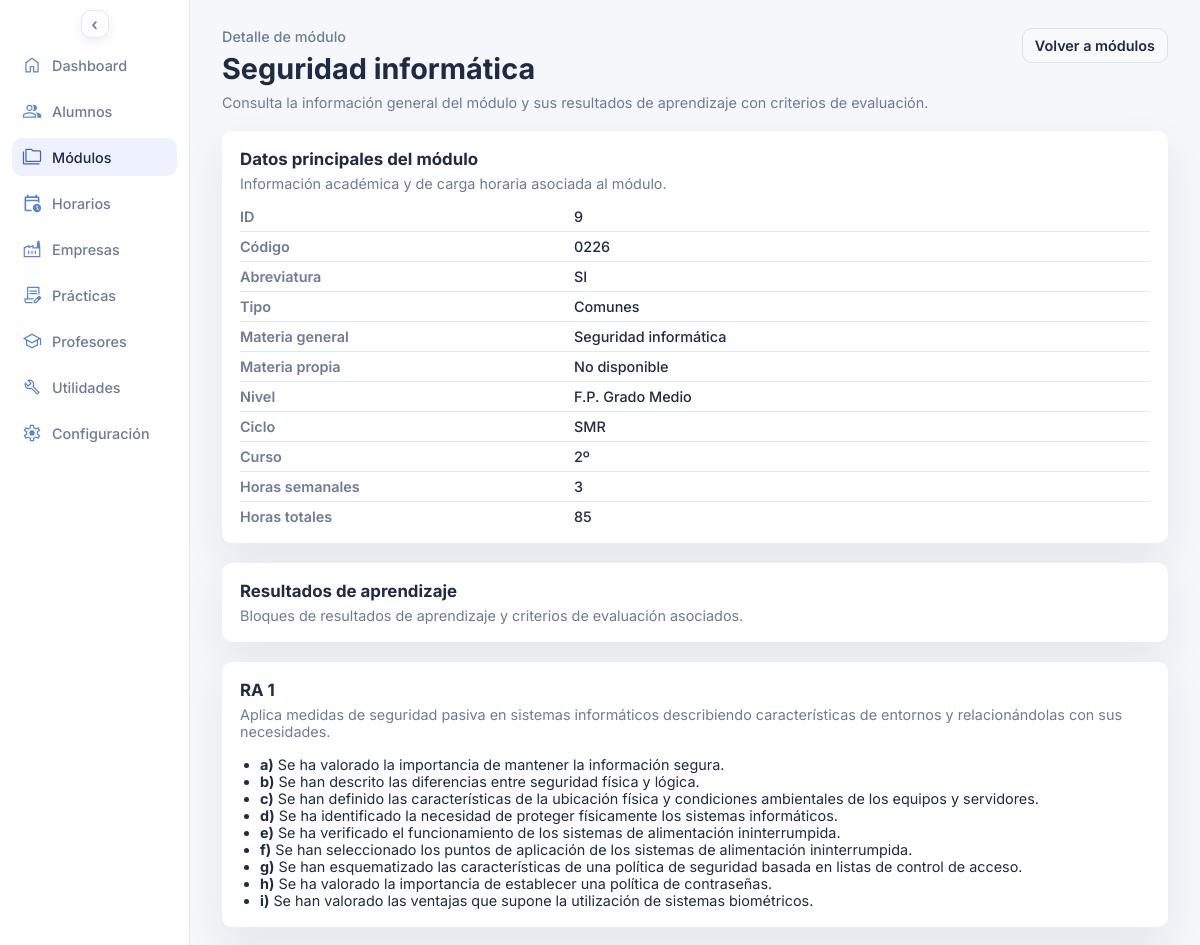
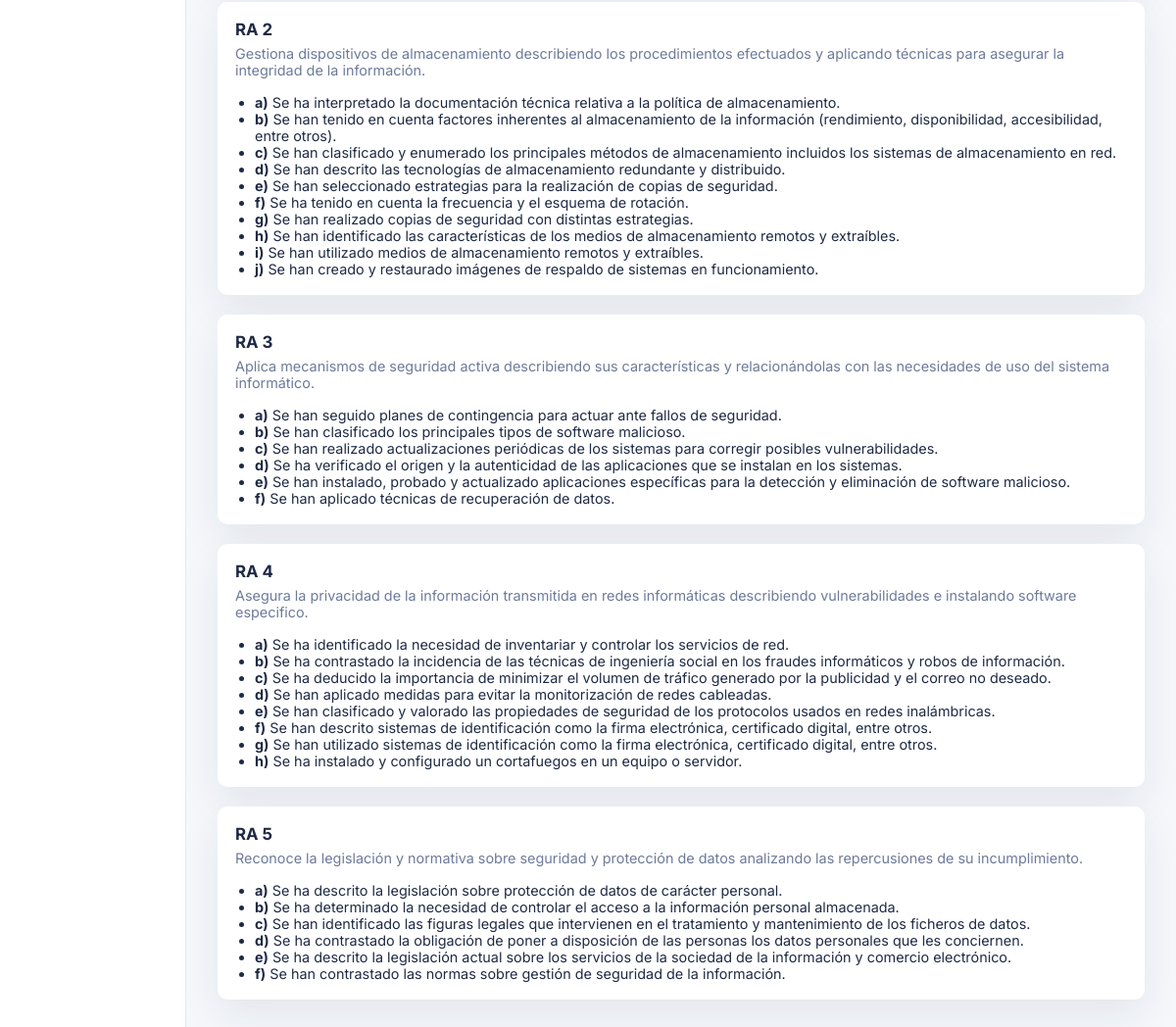
The page /modulo_detalle.php?id_modulo=9 on the database its author committed (2 pictures, top to bottom).
### tables this page shows
CREATE TABLE `modulos` (
  `id_modulo` int UNSIGNED NOT NULL,
  `id_nivel` int UNSIGNED DEFAULT NULL,
  `id_ciclo` int UNSIGNED DEFAULT NULL,
  `id_curso` int UNSIGNED DEFAULT NULL,
  `codigo` varchar(8) NOT NULL,
  `abreviatura` varchar(8) NOT NULL,
  `tipo` varchar(60) NOT NULL,
  `materia_general` varchar(60) NOT NULL,
  `materia_propia` varchar(60) NOT NULL,
  `horas_semanales` tinyint UNSIGNED NOT NULL DEFAULT '0',
  `horas_totales` smallint UNSIGNED NOT NULL DEFAULT '0'
);

CREATE TABLE `niveles` (
  `id_nivel` int UNSIGNED NOT NULL,
  `nivel` varchar(60) NOT NULL
);

CREATE TABLE `ciclos` (
  `id_ciclo` int UNSIGNED NOT NULL,
  `ciclo` varchar(60) NOT NULL,
  `abreviatura` varchar(60) NOT NULL,
  `codigo` varchar(10) NOT NULL,
  `grado` enum('Básico','Medio','Superior') NOT NULL
);

CREATE TABLE `cursos` (
  `id_curso` int UNSIGNED NOT NULL,
  `curso` varchar(60) NOT NULL
);

CREATE TABLE `resultados_aprendizaje` (
  `id_ra` int UNSIGNED NOT NULL,
  `id_modulo` int UNSIGNED NOT NULL,
  `numero` int UNSIGNED NOT NULL,
  `descripcion` text NOT NULL
);

CREATE TABLE `criterios_evaluacion` (
  `id_ce` int UNSIGNED NOT NULL,
  `id_ra` int UNSIGNED NOT NULL,
  `codigo` char(1) NOT NULL,
  `descripcion` text NOT NULL
);

### modulo_detalle.php (the view, shortened to what this page needs)
<?php
$pdo = db();
$id_modulo = isset($_GET['id_modulo']) ? (int) $_GET['id_modulo'] : 0;
function format_value($value, string $fallback = 'No disponible'): string {
  if ($value === null || $value === '') {
    return $fallback;
  }
  return (string) $value;
}
$module = null;
$learning_results = [];
$criteria_by_ra = [];
if ($id_modulo > 0) {
  $module_stmt = $pdo->prepare(
    'SELECT m.*, n.nivel, c.abreviatura AS ciclo_abreviatura, cu.curso
     FROM modulos m
     LEFT JOIN niveles n ON n.id_nivel = m.id_nivel
     LEFT JOIN ciclos c ON c.id_ciclo = m.id_ciclo
     LEFT JOIN cursos cu ON cu.id_curso = m.id_curso
     WHERE m.id_modulo = :id_modulo'
  );
  $module_stmt->execute(['id_modulo' => $id_modulo]);
  $module = $module_stmt->fetch();
}
if ($module) {
  $learning_results_stmt = $pdo->prepare(
    'SELECT id_ra, numero, descripcion
     FROM resultados_aprendizaje
     WHERE id_modulo = :id_modulo
     ORDER BY numero, id_ra'
  );
  $learning_results_stmt->execute(['id_modulo' => $id_modulo]);
  $learning_results = $learning_results_stmt->fetchAll();
  $criteria_stmt = $pdo->prepare(
    'SELECT ce.id_ce, ce.id_ra, ce.codigo, ce.descripcion
     FROM criterios_evaluacion ce
     INNER JOIN resultados_aprendizaje ra ON ra.id_ra = ce.id_ra
     WHERE ra.id_modulo = :id_modulo
     ORDER BY ra.numero, ce.codigo, ce.id_ce'
  );
  $criteria_stmt->execute(['id_modulo' => $id_modulo]);
  foreach ($criteria_stmt->fetchAll() as $criterion) {
    $ra_id = (int) $criterion['id_ra'];
    if (!isset($criteria_by_ra[$ra_id])) {
      $criteria_by_ra[$ra_id] = [];
    }
    $criteria_by_ra[$ra_id][] = $criterion;
  }
}
$module_name = 'Módulo no encontrado';
if ($module) {
  $materia_propia = trim((string) ($module['materia_propia'] ?? ''));
  $materia_general = trim((string) ($module['materia_general'] ?? ''));
  $module_name = $materia_propia !== '' ? $materia_propia : ($materia_general !== '' ? $materia_general : 'Módulo sin nombre');
}
?>
<!DOCTYPE html>
<html lang="es">
<head>
  <link rel="stylesheet" href="assets/styles.css">
</head>
<body>
  <div class="page">
    <?php require __DIR__ . '/includes/sidebar.php'; ?>
    <main class="content">
      <header class="header">
        <div>
          <p class="eyebrow">Detalle de módulo</p>
          <h1><?php echo htmlspecialchars($module_name, ENT_QUOTES, 'UTF-8'); ?></h1>
          <p class="subheading">Consulta la información general del módulo y sus resultados de aprendizaje con criterios de evaluación.</p>
        </div>
        <div class="header-actions">
          <a class="ghost-button" href="modulos.php">Volver a módulos</a>
        </div>
      </header>
      <?php if (!$module): ?>
        <section class="panel">
          <div class="panel-header">
            <h3>Módulo no encontrado</h3>
            <p>No hemos podido localizar el módulo solicitado. Comprueba el enlace y vuelve al listado de módulos.</p>
          </div>
          <div class="panel-grid">
            <a class="ghost-button" href="modulos.php">Volver a módulos</a>
          </div>
        </section>
      <?php else: ?>
        <section class="panel">
          <div class="panel-header">
            <h3>Datos principales del módulo</h3>
            <p>Información académica y de carga horaria asociada al módulo.</p>
          </div>
          <div class="practica-detalle-campos">
            <div class="practica-detalle-campo">
              <span class="practica-detalle-campo-etiqueta">ID</span>
              <span class="practica-detalle-campo-valor"><?php echo htmlspecialchars((string) $module['id_modulo'], ENT_QUOTES, 'UTF-8'); ?></span>
            </div>
            <div class="practica-detalle-campo">
              <span class="practica-detalle-campo-etiqueta">Código</span>
              <span class="practica-detalle-campo-valor"><?php echo htmlspecialchars(format_value($module['codigo']), ENT_QUOTES, 'UTF-8'); ?></span>
            </div>
            <div class="practica-detalle-campo">
              <span class="practica-detalle-campo-etiqueta">Abreviatura</span>
              <span class="practica-detalle-campo-valor"><?php echo htmlspecialchars(format_value($module['abreviatura']), ENT_QUOTES, 'UTF-8'); ?></span>
            </div>
            <div class="practica-detalle-campo">
              <span class="practica-detalle-campo-etiqueta">Tipo</span>
              <span class="practica-detalle-campo-valor"><?php echo htmlspecialchars(format_value($module['tipo']), ENT_QUOTES, 'UTF-8'); ?></span>
            </div>
            <div class="practica-detalle-campo">
              <span class="practica-detalle-campo-etiqueta">Materia general</span>
              <span class="practica-detalle-campo-valor"><?php echo htmlspecialchars(format_value($module['materia_general']), ENT_QUOTES, 'UTF-8'); ?></span>
            </div>
            <div class="practica-detalle-campo">
              <span class="practica-detalle-campo-etiqueta">Materia propia</span>
              <span class="practica-detalle-campo-valor"><?php echo htmlspecialchars(format_value($module['materia_propia']), ENT_QUOTES, 'UTF-8'); ?></span>
            </div>
            <div class="practica-detalle-campo">
              <span class="practica-detalle-campo-etiqueta">Nivel</span>
              <span class="practica-detalle-campo-valor"><?php echo htmlspecialchars(format_value($module['nivel']), ENT_QUOTES, 'UTF-8'); ?></span>
            </div>
            <div class="practica-detalle-campo">
              <span class="practica-detalle-campo-etiqueta">Ciclo</span>
              <span class="practica-detalle-campo-valor"><?php echo htmlspecialchars(format_value($module['ciclo_abreviatura']), ENT_QUOTES, 'UTF-8'); ?></span>
            </div>
            <div class="practica-detalle-campo">
              <span class="practica-detalle-campo-etiqueta">Curso</span>
              <span class="practica-detalle-campo-valor"><?php echo htmlspecialchars(format_value($module['curso']), ENT_QUOTES, 'UTF-8'); ?></span>
            </div>
            <div class="practica-detalle-campo">
              <span class="practica-detalle-campo-etiqueta">Horas semanales</span>
              <span class="practica-detalle-campo-valor"><?php echo htmlspecialchars(format_value($module['horas_semanales']), ENT_QUOTES, 'UTF-8'); ?></span>
            </div>
            <div class="practica-detalle-campo">
              <span class="practica-detalle-campo-etiqueta">Horas totales</span>
              <span class="practica-detalle-campo-valor"><?php echo htmlspecialchars(format_value($module['horas_totales']), ENT_QUOTES, 'UTF-8'); ?></span>
            </div>
          </div>
        </section>
        <section class="panel">
          <div class="panel-header">
            <h3>Resultados de aprendizaje</h3>
            <p>Bloques de resultados de aprendizaje y criterios de evaluación asociados.</p>
          </div>
        </section>
        <?php if (!$learning_results): ?>
          <section class="panel">
            <div class="panel-header">
              <h3>Sin resultados de aprendizaje</h3>
              <p>Este módulo no tiene resultados de aprendizaje registrados.</p>
            </div>
          </section>
        <?php else: ?>
          <?php foreach ($learning_results as $ra): ?>
            <?php
              $ra_id = (int) $ra['id_ra'];
              $criteria = $criteria_by_ra[$ra_id] ?? [];
              $ra_number = (string) ($ra['numero'] ?? '');
            ?>
            <section class="panel">
              <div class="panel-header">
                <h3>RA <?php echo htmlspecialchars($ra_number !== '' ? $ra_number : '-', ENT_QUOTES, 'UTF-8'); ?></h3>
                <p><?php echo nl2br(htmlspecialchars(format_value($ra['descripcion']), ENT_QUOTES, 'UTF-8')); ?></p>
              </div>
              <div class="panel-grid">
                <?php if (!$criteria): ?>
                  <p>No hay criterios de evaluación asociados a este resultado de aprendizaje.</p>
                <?php else: ?>
                  <ul>
                    <?php foreach ($criteria as $criterion): ?>
                      <?php $codigo = trim((string) ($criterion['codigo'] ?? '')); ?>
                      <li>
                        <strong><?php echo htmlspecialchars($codigo !== '' ? $codigo . ')' : '-', ENT_QUOTES, 'UTF-8'); ?></strong>
                        <?php echo htmlspecialchars(format_value($criterion['descripcion']), ENT_QUOTES, 'UTF-8'); ?>
                      </li>
                    <?php endforeach; ?>
                  </ul>
                <?php endif; ?>
              </div>
            </section>
          <?php endforeach; ?>
        <?php endif; ?>
      <?php endif; ?>
    </main>
  </div>
</body>
</html>

### rows shown on the page
modulos: materia_general "Seguridad informática", id_modulo "9", codigo "0226", abreviatura "SI", tipo "Comunes", materia_propia "No disponible", id_nivel.nivel "F.P. Grado Medio", id_ciclo.abreviatura "SMR", id_curso.curso "2º", horas_semanales "3", horas_totales "85"
resultados_aprendizaje: numero "1", descripcion "Aplica medidas de seguridad pasiva en sistemas informáticos describiendo características de entornos y relacionándolas con sus necesidades."
criterios_evaluacion: codigo "a)", descripcion "Se ha valorado la importancia de mantener la información segura."
criterios_evaluacion: codigo "b)", descripcion "Se han descrito las diferencias entre seguridad física y lógica."
criterios_evaluacion: codigo "c)", descripcion "Se han definido las características de la ubicación física y condiciones ambientales de los equipos y servidores."
criterios_evaluacion: codigo "d)", descripcion "Se ha identificado la necesidad de proteger físicamente los sistemas informáticos."
criterios_evaluacion: codigo "e)", descripcion "Se ha verificado el funcionamiento de los sistemas de alimentación ininterrumpida."
criterios_evaluacion: codigo "f)", descripcion "Se han seleccionado los puntos de aplicación de los sistemas de alimentación ininterrumpida."
criterios_evaluacion: codigo "g)", descripcion "Se han esquematizado las características de una política de seguridad basada en listas de control de acceso."
criterios_evaluacion: codigo "h)", descripcion "Se ha valorado la importancia de establecer una política de contraseñas."
criterios_evaluacion: codigo "i)", descripcion "Se han valorado las ventajas que supone la utilización de sistemas biométricos."
resultados_aprendizaje: numero "2", descripcion "Gestiona dispositivos de almacenamiento describiendo los procedimientos efectuados y aplicando técnicas para asegurar la integridad de la información."
criterios_evaluacion: codigo "a)", descripcion "Se ha interpretado la documentación técnica relativa a la política de almacenamiento."
criterios_evaluacion: codigo "b)", descripcion "Se han tenido en cuenta factores inherentes al almacenamiento de la información (rendimiento, disponibilidad, accesibilidad, entre otros)."
criterios_evaluacion: codigo "c)", descripcion "Se han clasificado y enumerado los principales métodos de almacenamiento incluidos los sistemas de almacenamiento en red."
criterios_evaluacion: codigo "d)", descripcion "Se han descrito las tecnologías de almacenamiento redundante y distribuido."
criterios_evaluacion: codigo "e)", descripcion "Se han seleccionado estrategias para la realización de copias de seguridad."
criterios_evaluacion: codigo "f)", descripcion "Se ha tenido en cuenta la frecuencia y el esquema de rotación."
criterios_evaluacion: codigo "g)", descripcion "Se han realizado copias de seguridad con distintas estrategias."
criterios_evaluacion: codigo "h)", descripcion "Se han identificado las características de los medios de almacenamiento remotos y extraíbles."
criterios_evaluacion: codigo "i)", descripcion "Se han utilizado medios de almacenamiento remotos y extraíbles."
criterios_evaluacion: codigo "j)", descripcion "Se han creado y restaurado imágenes de respaldo de sistemas en funcionamiento."
resultados_aprendizaje: numero "3", descripcion "Aplica mecanismos de seguridad activa describiendo sus características y relacionándolas con las necesidades de uso del sistema informático."
criterios_evaluacion: codigo "a)", descripcion "Se han seguido planes de contingencia para actuar ante fallos de seguridad."
criterios_evaluacion: codigo "b)", descripcion "Se han clasificado los principales tipos de software malicioso."
criterios_evaluacion: codigo "c)", descripcion "Se han realizado actualizaciones periódicas de los sistemas para corregir posibles vulnerabilidades."
criterios_evaluacion: codigo "d)", descripcion "Se ha verificado el origen y la autenticidad de las aplicaciones que se instalan en los sistemas."
criterios_evaluacion: codigo "e)", descripcion "Se han instalado, probado y actualizado aplicaciones específicas para la detección y eliminación de software malicioso."
criterios_evaluacion: codigo "f)", descripcion "Se han aplicado técnicas de recuperación de datos."
resultados_aprendizaje: numero "4", descripcion "Asegura la privacidad de la información transmitida en redes informáticas describiendo vulnerabilidades e instalando software especifico."
criterios_evaluacion: codigo "a)", descripcion "Se ha identificado la necesidad de inventariar y controlar los servicios de red."
criterios_evaluacion: codigo "b)", descripcion "Se ha contrastado la incidencia de las técnicas de ingeniería social en los fraudes informáticos y robos de información."
criterios_evaluacion: codigo "c)", descripcion "Se ha deducido la importancia de minimizar el volumen de tráfico generado por la publicidad y el correo no deseado."
criterios_evaluacion: codigo "d)", descripcion "Se han aplicado medidas para evitar la monitorización de redes cableadas."
criterios_evaluacion: codigo "e)", descripcion "Se han clasificado y valorado las propiedades de seguridad de los protocolos usados en redes inalámbricas."
criterios_evaluacion: codigo "f)", descripcion "Se han descrito sistemas de identificación como la firma electrónica, certificado digital, entre otros."
criterios_evaluacion: codigo "g)", descripcion "Se han utilizado sistemas de identificación como la firma electrónica, certificado digital, entre otros."
criterios_evaluacion: codigo "h)", descripcion "Se ha instalado y configurado un cortafuegos en un equipo o servidor."
resultados_aprendizaje: numero "5", descripcion "Reconoce la legislación y normativa sobre seguridad y protección de datos analizando las repercusiones de su incumplimiento."
criterios_evaluacion: codigo "a)", descripcion "Se ha descrito la legislación sobre protección de datos de carácter personal."
criterios_evaluacion: codigo "b)", descripcion "Se ha determinado la necesidad de controlar el acceso a la información personal almacenada."
criterios_evaluacion: codigo "c)", descripcion "Se han identificado las figuras legales que intervienen en el tratamiento y mantenimiento de los ficheros de datos."
criterios_evaluacion: codigo "d)", descripcion "Se ha contrastado la obligación de poner a disposición de las personas los datos personales que les conciernen."
criterios_evaluacion: codigo "e)", descripcion "Se ha descrito la legislación actual sobre los servicios de la sociedad de la información y comercio electrónico."
criterios_evaluacion: codigo "f)", descripcion "Se han contrastado las normas sobre gestión de seguridad de la información."

### other values the page prints
$item['label'] "Dashboard"
$item['label'] "Alumnos"
$item['label'] "Módulos"
$item['label'] "Horarios"
$item['label'] "Empresas"
$item['label'] "Prácticas"
$item['label'] "Profesores"
$item['label'] "Utilidades"
$item['label'] "Configuración"
